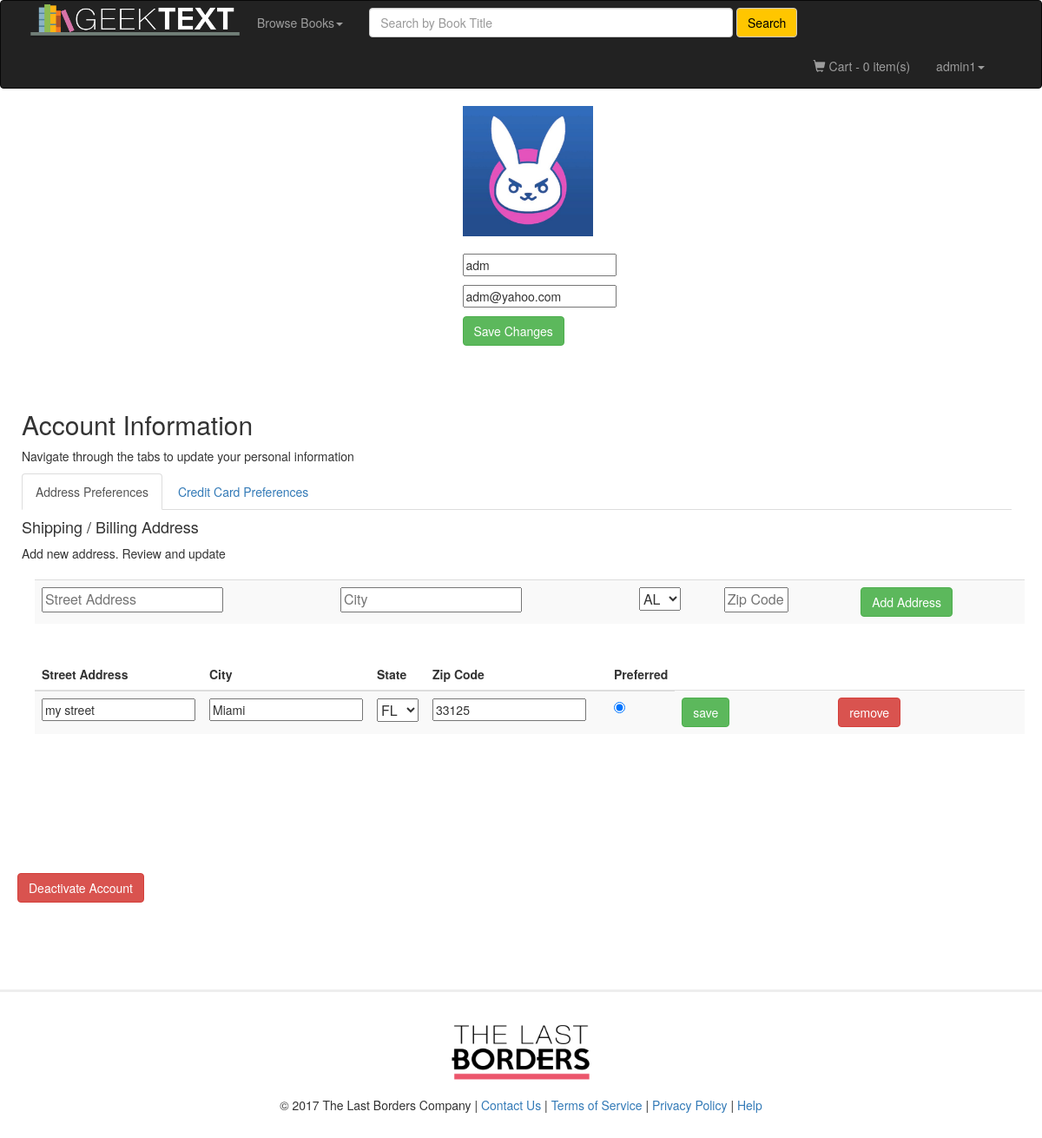
Page /account.php (signed in) on the committed database.
### tables this page shows
CREATE TABLE `user` (
  `id` varchar(15) NOT NULL,
  `password` varchar(50) NOT NULL,
  `name` varchar(30) NOT NULL,
  `nickname` varchar(30) NOT NULL,
  `avatar` int(11) NOT NULL DEFAULT '0',
  `email` varchar(50) NOT NULL,
  `street1` varchar(30) NOT NULL,
  `street2` varchar(30) NOT NULL,
  `city` varchar(20) NOT NULL,
  `state` varchar(20) NOT NULL,
  `zip_code` varchar(5) NOT NULL,
  `short_zip_code` varchar(4) NOT NULL
);

CREATE TABLE `shipping` (
  `id` varchar(15) NOT NULL,
  `address_id` int(6) NOT NULL,
  `preferred` char(1) NOT NULL,
  `street1` varchar(30) NOT NULL,
  `street2` varchar(30) NOT NULL,
  `city` varchar(20) NOT NULL,
  `state` varchar(20) NOT NULL,
  `zip_code` varchar(5) NOT NULL,
  `short_zip_code` varchar(4) NOT NULL
);

### account.php (shortened to what this page needs)
<html lang="en">
<head>
	</head>
<body>
<?php
	include("header.php");
	$link = mysqli_connect("localhost", "root", "", "geek_text");
	$id = $_SESSION['username'];
	$sql = "SELECT * FROM user WHERE id='$id'";
	$result=mysqli_query($link, $sql);
	$row = mysqli_fetch_array( $result );
?>
<div class="row">
    <div class="col-md-2 col-md-offset-5">
    	<form action="update_profile.php" method="post">
		<?php
			if($row['avatar'] == '0'){
				echo'<a href="./avatar_select.php"><img src="avatar_icon/avatar.png" border="1px" style="width:150px;height:150px; margin-left: 20;"></a>';
			}
			elseif($row['avatar'] == '1'){
				echo'<a href="./avatar_select.php"><img src="avatar_icon/avatar1.png" border="1px" style="width:150px;height:150px; margin-left: 20;"></a>';
			}
			elseif($row['avatar'] == '2'){
				echo'<a href="./avatar_select.php"><img src="avatar_icon/avatar2.png" border="1px" style="width:150px;height:150px; margin-left: 20;"></a>';
			}
			elseif($row['avatar'] == '3'){
				echo'<a href="./avatar_select.php"><img src="avatar_icon/avatar3.png" border="1px" style="width:150px;height:150px; margin-left: 20;"></a>';
			}
			elseif($row['avatar'] == '4'){
				echo'<a href="./avatar_select.php"><img src="avatar_icon/ow.png" border="1px" style="width:150px;height:150px; margin-left: 20;"></a>';
			}
			elseif($row['avatar'] == '5'){
				echo'<a href="./avatar_select.php"><img src="avatar_icon/ow1.png" border="1px" style="width:150px;height:150px; margin-left: 20;"></a>';
			}
			elseif($row['avatar'] == '6'){
				echo'<a href="./avatar_select.php"><img src="avatar_icon/ow2.png" border="1px" style="width:150px;height:150px; margin-left: 20;"></a>';
			}
			elseif($row['avatar'] == '7'){
				echo'<a href="./avatar_select.php"><img src="avatar_icon/ow3.png" border="1px" style="width:150px;height:150px; margin-left: 20;"></a>';
			}
			elseif($row['avatar'] == '8'){
				echo'<a href="./avatar_select.php"><img src="avatar_icon/lol1.png" border="1px" style="width:150px;height:150px; margin-left: 20;"></a>';
			}
			elseif($row['avatar'] == '9'){
				echo'<a href="./avatar_select.php"><img src="avatar_icon/lol2.png" border="1px" style="width:150px;height:150px; margin-left: 20;"></a>';
			}
			elseif($row['avatar'] == '10'){
				echo'<a href="./avatar_select.php"><img src="avatar_icon/lol3.png" border="1px" style="width:150px;height:150px; margin-left: 20;"></a>';
			}
			elseif($row['avatar'] == '11'){
				echo'<a href="./avatar_select.php"><img src="avatar_icon/lol4.png" border="1px" style="width:150px;height:150px; margin-left: 20;"></a>';
			}
		?>
		<p style="margin-left: 20; margin-top: 20;"><input name="nickname" type="text" value="<?php echo( htmlspecialchars( $row['nickname'] ) ); ?>" placeholder="Nickname"/></p>
		<p style="margin-left: 20;"><input name="email" type="text" value="<?php echo( htmlspecialchars( $row['email'] ) ); ?>" placeholder="email"/></p>
		<input style="margin-left: 20;" type="submit" value="Save Changes" class="btn btn-success">
		</form>
    </div>
</div>
	<br><br>
<div class="container" style="margin-left: 10;">
  <h2>Account Information</h2>
  <p>Navigate through the tabs to update your personal information</p>
  <ul class="nav nav-tabs">
    <li class="active"><a data-toggle="tab" href="#addresses">Address Preferences</a></li>
    <li><a data-toggle="tab" href="#creditCard">Credit Card Preferences</a></li>
  </ul>
  <div class="tab-content">
    <div id="addresses" class=" tab-pane fade in active">
      <h4>Shipping / Billing Address</h4>
      <p>Add new address. Review and update</p>
	  <div class="container">
			<form action="add_address.php" method="post">
				<table class="table table-striped">
				<p>
					<tbody>
					<td><input type="text" name="street" placeholder="Street Address" required></td>
					<td><input type="text" name="city" placeholder="City" required></td>
					<td>
			          <select name="state">
			            <option value="AL">AL</option>
			          </select>
					</td>
					<td><input type="text" type="number" size="5" maxlenght="5" name="zip" placeholder="Zip Code" required></td>
					<td><input style="margin-left: 20;" type="submit" value="Add Address" class="btn btn-success"></td>
					</tbody>
				</p>
			</table>
			</form>
		</div>
		<?php
			$sql = "SELECT * FROM shipping WHERE id='$id'";
			$result1 = mysqli_query($link, $sql);
			$count=mysqli_num_rows($result1);
			if ($count != 0){
				include("existing_addresses.php");
			}
		?>
      </div>
  </div>
</div>
<br /><br /><br /><br /><br /><br />
<div id="deleteBtn" style="margin: 20px;"><input type="submit" name="action" value="Deactivate Account" class="btn btn-danger"></div>
<?php include("footer.php"); ?>
</body>
</html>

### existing_addresses.php (shortened to what this page needs)
<div class="container">
  <table id="address_table" class="table table-striped">
    <thead>
      <tr>
        <th class="fit">Street Address</th>
        <th class="fit">City</th>
        <th class="fit">State
        <th class="fit">Zip Code</th>
        <th class="fit hidden-element"></th>
        <th class="fit">Preferred</th>
      </tr>
    </thead>
    <tbody>
      <?php while( $row = mysqli_fetch_array( $result1 ) ){ ?>
       <form action="update_address.php" method="post">
      <tr>
          <td class="fit"><input type="text" value="<?php echo( htmlspecialchars( $row['street1'] ) ); ?>" name="street" placeholder="Street Address"></td>
          <td class="fit"><input type="text" value="<?php echo( htmlspecialchars( $row['city'] ) ); ?>" name="city" placeholder="City"></td>
        <td>
          <select class="fit" name="state">
            <option value="FL" <?php if($row['state']=="FL") { ?> selected <?php } ?>>FL</option>
          </select>
        </td>
          <td class="fit"><input type="number" size="5" maxlenght="5" value="<?php echo( htmlspecialchars( $row['zip_code'] ) ); ?>" name="zip" placeholder="Zip Code"></td>
          <td class="fit hidden-element"><input type="hidden" value="<?php echo (htmlspecialchars( $row['address_id']) ); ?>" name="addressId" placeholder="Address ID"></td>
          <td class="fit"><input type="radio" name="preferred" class="preferred-address" value="<?php echo htmlspecialchars($row['preferred']); ?>"
	        	<?php
	        		$pref = htmlspecialchars($row['preferred']) ;
	        		if($pref == "1") {
	        			echo "checked" ;}
	        	?>>
          </td>
	        <td><input type="submit" name="action" value="save"   class="btn btn-success"></td>
	        <td><input type="submit" name="action" value="remove" class="btn btn-danger"></td>
	        <br>
      </tr>
       </form>
      <?php } ?>
    </tbody>
  </table>
</div>

### account.php (style rules this page uses)
.table th.fit, .table td.fit { font-family: Calibri (Body); font-size: 14px; white-space: nowrap; width: 1%; }
.hidden-element { width: 0px; height: 0px; }

### rows in the picture
user: nickname "adm", email "adm@yahoo.com"
shipping: street "my street", city "Miami", state "FL", zip "33125", preferred "☑"

### other values in the picture
$count1 "0"
$_SESSION['username'] "admin1"
